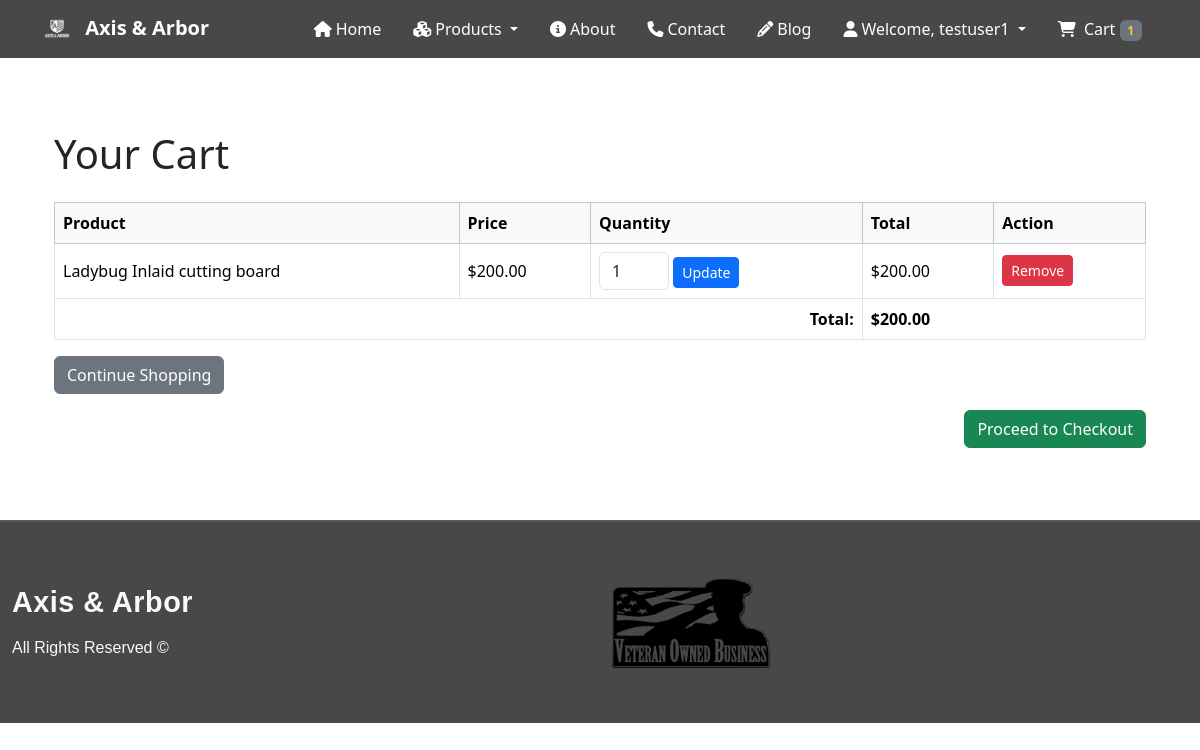
The app's page /cart/ (signed in) with its own data.
### cart/models.py (models this page shows, shortened)
class CartItem(models.Model):
    cart = models.ForeignKey(Cart, related_name='items', on_delete=models.CASCADE)
    product = models.ForeignKey(Product, on_delete=models.CASCADE)
    quantity = models.PositiveIntegerField(default=1)
    def total_price(self):
        return self.product.price * self.quantity

### store/models.py (models this page shows, shortened)
class Product(models.Model):
    image = models.ImageField(upload_to='product_images/')
    name = models.CharField(max_length=100)
    description = models.TextField()
    price = models.DecimalField(max_digits=10, decimal_places=2)
    stock = models.IntegerField()

### cart/views.py (the view)
# urls.py: path('', views.view_cart, name='view_cart'),
def view_cart(request):
    cart = get_cart(request) if request.user.is_authenticated else None
    items = cart.items.all() if cart else []
    total = sum(item.total_price() for item in items)
    return render(request, 'cart/view_cart.html', {'cart': cart, 'items': items, 'total': total})

### cart/context_processors.py (called while the page is built)
def cart_total(request):
    total_items = 0
    if request.user.is_authenticated:
        cart, _ = Cart.objects.get_or_create(user=request.user)
        total_items = sum(item.quantity for item in cart.items.all())
    return {'cart_total_items': total_items}

### cart/views.py (called while the page is built)
def get_cart(request):
    if request.user.is_authenticated:
        cart, _ = Cart.objects.get_or_create(user=request.user)
        return cart
    else:
        if 'cart' not in request.session:
            request.session['cart'] = {}  # product_id -> quantity
        return request.session['cart']

### cart/templates/cart/view_cart.html (shortened to what this page needs)
{% extends "base.html" %}
{% load static %}
{% block content %}
<div class="container py-5">
    <h1 class="mb-4">Your Cart</h1>
    {% if items %}
    <table class="table table-bordered align-middle">
        <thead class="table-light">
            <tr>
                <th>Product</th>
                <th>Price</th>
                <th>Quantity</th>
                <th>Total</th>
                <th>Action</th>
            </tr>
        </thead>
        <tbody>
            {% for item in items %}
            <tr>
                <td>{{ item.product.name }}</td>
                <td>${{ item.product.price }}</td>
                <td>
                    <form method="POST" action="{% url 'cart:update_quantity' item.id %}">
                        <input type="number" name="quantity" value="{{ item.quantity }}" min="1"
                            class="form-control d-inline-block" style="width: 70px;">
                        <button class="btn btn-sm btn-primary">Update</button>
                    </form>
                </td>
                <td>${{ item.total_price }}</td>
                <td>
                    <a href="{% url 'cart:remove_from_cart' item.id %}" class="btn btn-sm btn-danger">Remove</a>
                </td>
            </tr>
            {% endfor %}
        </tbody>
        <tfoot>
            <tr>
                <th colspan="3" class="text-end">Total:</th>
                <th colspan="2">${{ total }}</th>
            </tr>
        </tfoot>
    </table>
    <a href="{% url 'product_list' %}" class="btn btn-secondary">Continue Shopping</a>
    <div class="text-end mt-3">
        <a href="{% url 'cart:checkout' %}" class="btn btn-success">Proceed to Checkout</a>
    </div>
    {% else %}
    <p>Your cart is empty.</p>
    <a href="{% url 'product_list' %}" class="btn btn-primary">Shop Now</a>
    {% endif %}
</div>
{% endblock %}

### templates/navbar.html (shortened to what this page needs)
{% load static %}
<link rel="stylesheet" href="{% static 'css/navbar.css' %}">
<nav class="navbar navbar-expand-lg navbar-dark ">
    <div class="container">
        <a class="navbar-brand fw-bold me-4" href="{% url 'home' %}">
            <img src="{% static 'images/white-logo.png' %}" alt="Axis & Arbor Logo" width="30" height="30"
                class="d-inline-block me-2">
            Axis & Arbor
        </a>
        <div class="collapse navbar-collapse" id="navbarCollapse">
            <ul class="navbar-nav ms-auto mb-2 mb-lg-0">
                {% with request.resolver_match.url_name|default_if_none:'' as current_url %}
                <li class="nav-item mx-2">
                    <a class="nav-link {% if current_url == 'home' or request.path == '/' %}active{% endif %}"
                        href="{% url 'home' %}">
                        <i class="fa fa-home me-1"></i>Home
                    </a>
                </li>
                <li class="nav-item dropdown mx-2">
                    <a class="nav-link dropdown-toggle {% if current_url in 'product_list cutting_boards woodworking printing' %}active{% endif %}"
                        href="{% url 'product_list' %}" id="productsDropdown" role="button" data-bs-toggle="dropdown"
                        aria-expanded="false">
                        <i class="fa fa-cubes me-1"></i>Products
                    </a>
                </li>
                <li class="nav-item mx-2">
                    <a class="nav-link {% if current_url == 'about' %}active{% endif %}" href="{% url 'about' %}">
                        <i class="fa fa-info-circle me-1"></i>About
                    </a>
                </li>
                <li class="nav-item mx-2">
                    <a class="nav-link {% if current_url == 'contact' %}active{% endif %}" href="{% url 'contact' %}">
                        <i class="fa fa-phone me-1"></i>Contact
                    </a>
                </li>
                <li class="nav-item mx-2">
                    <a class="nav-link {% if current_url == 'blog' %}active{% endif %}" href="{% url 'blog_list' %}">
                        <i class="fa fa-pencil me-1"></i>Blog
                    </a>
                </li>
                {% endwith %}
                {% if user.is_authenticated %}
                <li class="nav-item dropdown mx-2">
                    <a class="nav-link dropdown-toggle" href="#" id="userDropdown" role="button"
                        data-bs-toggle="dropdown" aria-expanded="false">
                        <i class="fa fa-user me-1"></i>Welcome, {{ user.username }}
                    </a>
                </li>
                <li class="nav-item mx-2">
                    <a class="nav-link" href="{% url 'cart:view_cart' %}">
                        <i class="fa fa-shopping-cart me-1"></i>
                        Cart
                        {% if cart_total_items > 0 %}
                        <span class="badge bg-secondary {% if cart_total_items > 0 %}cart-count{% endif %}">
                            {{ cart_total_items }}
                        </span>
                        {% endif %}
                    </a>
                </li>
                {% endif %}
            </ul>
        </div>
    </div>
</nav>

### static/css/navbar.css (style rules this page uses)
.navbar { display: flex; flex-direction: row; background-color: #484848; justify-content: space-evenly !important; }
.navbar .navbar-nav .nav-link { color: #fff; transition: color 0.3s ease; }
.cart-count { color: #fbc531 !important; font-weight: 600; }

### records on screen
CartItem: product.name "Ladybug Inlaid cutting board", product.price "200.00", quantity "1", total_price "200.00"

### other values on screen
{{ user.username }} "testuser1"
{{ cart_total_items }} "1"
{{ total }} "200.00"
